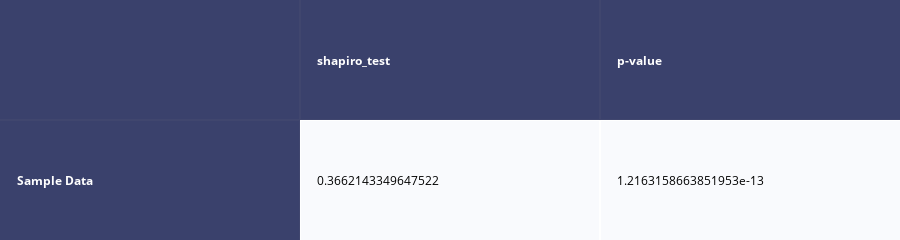

The notebook cell saved with this chart:
### Code cell
# Shapiro Test for Services
shapiro_test = scipy.stats.shapiro(sample2_services['No_clicks'])
matrix_twosample = [
    ['', 'shapiro_test', 'p-value'],
    ['Sample Data', shapiro_test[0], shapiro_test[1]]
]
twosample_table = ct(matrix_twosample, index=True)
twosample_table

### Figure 1 — Plotly figure (JSON) as saved in the notebook; plotly's stock layout.template omitted (floating-point values rounded to 4 significant figures)
{"data": [{"colorscale": [[0, "#00083e"], [0.5, "#ededee"], [1, "#ffffff"]], "hoverinfo": "none", "opacity": 0.75, "showscale": false, "type": "heatmap", "z": [[0, 0, 0], [0, 0.5, 0.5]]}], "layout": {"annotations": [{"align": "left", "font": {"color": "#ffffff"}, "showarrow": false, "text": "<b></b>", "x": -0.45, "xanchor": "left", "xref": "x", "y": 0, "yref": "y"}, {"align": "left", "font": {"color": "#ffffff"}, "showarrow": false, "text": "<b>shapiro_test</b>", "x": 0.55, "xanchor": "left", "xref": "x", "y": 0, "yref": "y"}, {"align": "left", "font": {"color": "#ffffff"}, "showarrow": false, "text": "<b>p-value</b>", "x": 1.55, "xanchor": "left", "xref": "x", "y": 0, "yref": "y"}, {"align": "left", "font": {"color": "#ffffff"}, "showarrow": false, "text": "<b>Sample Data</b>", "x": -0.45, "xanchor": "left", "xref": "x", "y": 1, "yref": "y"}, {"align": "left", "font": {"color": "#000000"}, "showarrow": false, "text": "0.3662143349647522", "x": 0.55, "xanchor": "left", "xref": "x", "y": 1, "yref": "y"}, {"align": "left", "font": {"color": "#000000"}, "showarrow": false, "text": "1.2163158663851953e-13", "x": 1.55, "xanchor": "left", "xref": "x", "y": 1, "yref": "y"}], "height": 110, "margin": {"b": 0, "l": 0, "r": 0, "t": 0}, "xaxis": {"dtick": 1, "gridwidth": 2, "showticklabels": false, "tick0": -0.5, "ticks": "", "zeroline": false}, "yaxis": {"autorange": "reversed", "dtick": 1, "gridwidth": 2, "showticklabels": false, "tick0": 0.5, "ticks": "", "zeroline": false}}}
